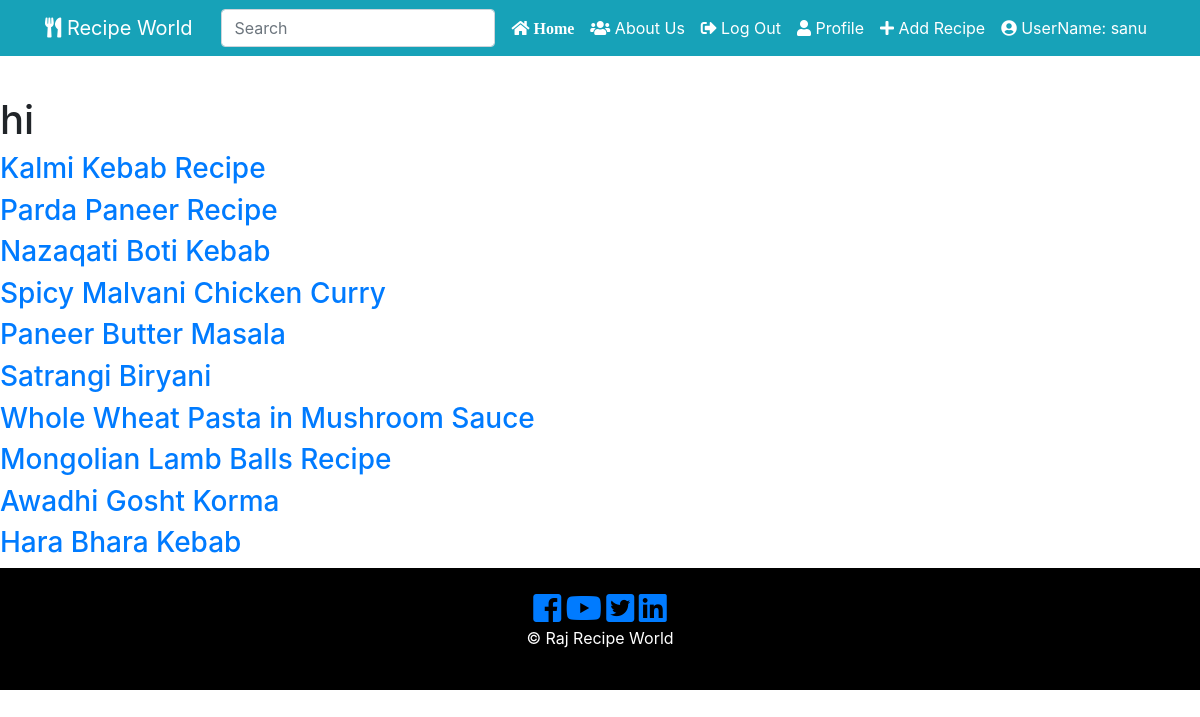
Page /search (signed in) on the committed database.
### recipe_app/models.py (models this page shows, shortened)
class User(db.Model, UserMixin):
     __tablename__ = 'users'
     id = db.Column(db.Integer, primary_key = True)
     picture = db.Column(db.String(128), default='default_profile.png', nullable=False)
     email = db.Column(db.String(64), unique=True, index=True)
     username = db.Column(db.String(64), unique=True, index=True)
     password_hash = db.Column(db.String(128))
     recipe = db.relationship('RecipePost', backref='author', lazy=True)
     def __repr__(self):
        return f"UserName: {self.username}"

class RecipePost(db.Model):
    __searchable__ = ['recipe_name']
    users = db.relationship(User)
    id = db.Column(db.Integer, primary_key=True)
    user_id = db.Column(db.Integer, db.ForeignKey('users.id'), nullable=False)
    date = db.Column(db.DateTime, nullable=False, default=datetime.utcnow)
    recipe_image = db.Column(db.String(128), default=None, nullable=True)
    recipe_name = db.Column(db.String(164), nullable=False)
    course = db.Column(db.String(164), nullable=False)
    food_category = db.Column(db.String(164), nullable=False)
    cuisine = db.Column(db.String(164), nullable=False)
    prep_time = db.Column(db.String(164), nullable=False)
    cook_time = db.Column(db.String(164), nullable=False)
    allergens = db.Column(db.String(164), nullable=False)
    serving = db.Column(db.String(164), nullable=False)
    ingredients = db.Column(db.Text, nullable=False)
    recipe_description = db.Column(db.Text, nullable=False)

### recipe_app/search/views.py (the view)
@search.route('/search', methods=['GET','POST'])
def search_result():
	form = SearchForm()
	recipe_search = RecipePost.query.all()
	if form.validate_on_submit():
		recipe_search =RecipePost.query.order_by(RecipePost.recipe_name.like('%' + form.form.data + '%'))
		return render_template('search.html', recipe_search = recipe_search, form=form)
	return render_template('search.html', recipe_search = recipe_search)

### recipe_app/search/forms.py
class SearchForm(FlaskForm):
	searchRecipe = StringField('Search', validators=[DataRequired()])

### recipe_app/models.py (called while the page is built)
@login_manager.user_loader
def load_user(user_id):
    return User.query.get(user_id)

### recipe_app/templates/search.html
{% extends "base.html" %}
{% block content %}
<h1> hi </h1>
    {% for recipe in recipe_search%}
      <h3> <a href="{{ url_for('recipe_posts.recipe_post', recipe_post_id=recipe.id) }}">{{ recipe.recipe_name }}</a> </h3>
         {% endfor %}
  {% endblock content %}

### recipe_app/templates/base.html (shortened to what this page needs)
<!DOCTYPE html>
<html lang="en">
  <head>
      <link rel="stylesheet" href="https://stackpath.bootstrapcdn.com/bootstrap/4.3.1/css/bootstrap.min.css">
      <link type="text/css" rel="stylesheet" href="{{ url_for('static', filename='css/master.css') }}"/>
      <link rel="stylesheet" href="https://use.fontawesome.com/releases/v5.3.1/css/all.css"
>
      <link rel="stylesheet" href="https://cdnjs.cloudflare.com/ajax/libs/ekko-lightbox/5.3.0/ekko-lightbox.css" />
      <link rel="stylesheet" href="https://cdnjs.cloudflare.com/ajax/libs/slick-carousel/1.9.0/slick.css" />
      <link rel="stylesheet" href="https://cdnjs.cloudflare.com/ajax/libs/slick-carousel/1.9.0/slick-theme.min.css" />
  </head>
<body>
  <header class="py-5" >
<nav class="navbar navbar-expand-sm navbar-dark bg-info fixed-top ">
    <div class="container">
      <a href="{{ url_for('core.index') }}" target="_blank" class="navbar-brand"> <i class="fas fa-utensils icon-nav"></i> Recipe World</a>
      <div class="collapse navbar-collapse" id="navbarCollapse">
      <ul class="navbar-nav ml-auto">
      <form class="form-inline my-2 my-lg-0" method="GET" action="{{ url_for('search.search_result') }}">
        <input class="form-control mr-sm-2" type="search" placeholder="Search" aria-label="Search">
      </form>
            <li class="nav-item active">
              <a class="nav-link text-white" href="{{ url_for('core.index') }}">
                <i class="fas fa-home icon-nav"> Home </i>
              </a>
            </li>
            <li class="nav-item">
              <a class="nav-link text-white" href="{{ url_for('core.info') }}"> <i class="fas fa-users icon-nav"></i> About Us</a>
            </li>
            {% if current_user.is_authenticated %}
            <li class="nav-item">
                <a class="nav-link text-white" href="{{ url_for('users.logout') }}"> <i class="fas fa-sign-out-alt icon-nav"></i> Log Out </a>
            </li>
            <li class="nav-item">
                <a class="nav-link text-white" href="{{ url_for('users.account') }}">
                  <i class="fas fa-user icon-nav"> </i> Profile </a>
            </li>
            <li class="nav-item">
                <a class="nav-link text-white" href="{{ url_for('recipe_posts.create_recipe') }}">
                  <i class="fas fa-plus icon-nav"></i> Add Recipe</a>
            </li>
             <li class="nav-item">
                <a class="nav-link text-white" href="{{ url_for('users.user_recipies' , username=current_user.username) }}"> <i class="fas fa-user-circle icon-nav"> </i> {{ current_user }} </a>
              </li>
              {% endif %}
    </ul>
    </div>
   </div>
  </nav>
 </header>
  {% block content %}
  {% endblock %}
         <footer id="main-footer" class="text-center p-4">
          <div class="container">
              <div class="row">
                <div class="col">
                    <a href="#"> <i class="fab fa-facebook-square fa-2x"> </i> </a>
                    <a href="#"> <i class="fab fa-youtube fa-2x"> </i> </a>
                    <a href="#"> <i class="fab fa-twitter-square fa-2x"></i> </a>
                    <a href="#"> <i class="fab fa-linkedin fa-2x"></i> </a>
                  <p> &copy;
                     Raj Recipe World </p>
                </div>
              </div>
            </div>
          </footer>
  </body>
</html>

### recipe_app/static/css/master.css (style rules this page uses)
#main-footer { background: #000; color: #fff; }

### rows in the picture
User: username "UserName: sanu"
RecipePost: recipe_name "Kalmi Kebab Recipe"
RecipePost: recipe_name "Parda Paneer Recipe"
RecipePost: recipe_name "Nazaqati Boti Kebab"
RecipePost: recipe_name "Spicy Malvani Chicken Curry"
RecipePost: recipe_name "Paneer Butter Masala"
RecipePost: recipe_name "Satrangi Biryani"
RecipePost: recipe_name "Whole Wheat Pasta in Mushroom Sauce"
RecipePost: recipe_name "Mongolian Lamb Balls Recipe"
RecipePost: recipe_name "Awadhi Gosht Korma"
RecipePost: recipe_name "Hara Bhara Kebab"
